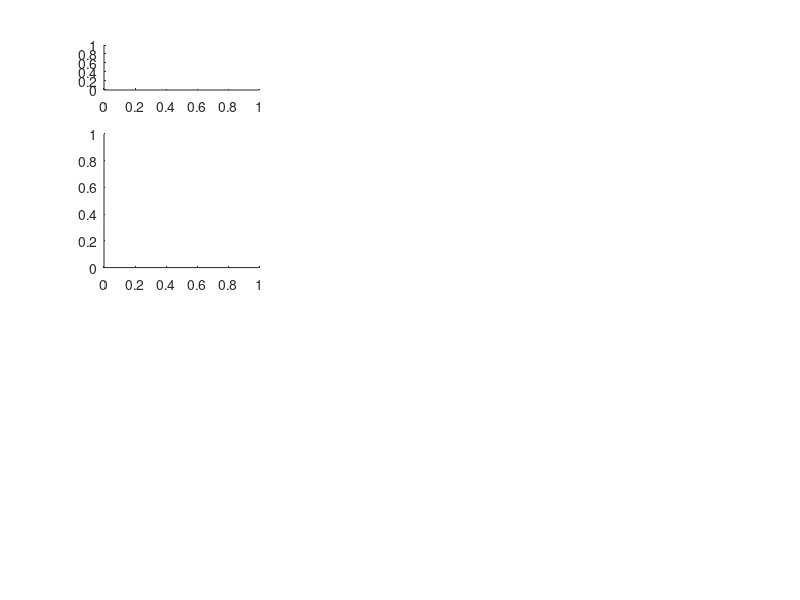

Recreate this plot in MATLAB. (Note: this script raises an error after producing the figure.)
%% multiple file mean
% fpath = uigetdir();
% cd(fpath)
%%
fpath = 'R:\';
folder_prefix = {
    'M-YQ0201-7_FOV7_d1_c1_.2s_.5c_1.2V_t150ms_wt60s_c_rep'
    'M-YQ0201-7_FOV7_d1_c1_.2s_.5c_1.2V_t150ms_wt60s_cw_rep'
    'M-YQ0201-7_FOV7_d1_c1_.2s_.5c_1.2V_t150ms_wt60s_sw_rep'
    };
    
    
figure(2423);clf
intens_all = {};
subplot(3,3,1)
for jj = 1:length(folder_prefix)
flist = dir([fpath '\*' folder_prefix{jj} '*']);

intens_all = [];
spk_t={};
for ii=1:length(flist)
    mov = vm([fpath '\' flist(ii).name]);
    if ii==1&&jj==1
        [roi,~] = clicky_faster(mov);close
    end
    intens = apply_clicky_faster(roi,mov,'no');
    
    n_frame_ignore = 100;
    dt = 1e-3;
    filt_order = 4;
    low_f_lim = 50;
    high_f_lim = inf;
    intens_filt = butterworth_filt(intens(n_frame_ignore+1:end),...
    filt_order,[low_f_lim high_f_lim],1/dt);
    spk_t{ii} = spikefindhyst2(-intens_filt,4.5*median(abs(squeeze(intens_filt))),3*median(abs(intens_filt)),1)+n_frame_ignore;
    intens(1:50)=nan;
    intens_all = [intens_all,butterworth_filt(mat2gray(intens),4,[50,inf],1/dt)];
end

subplot(6,3,jj)
% % pat_intens = waveform_readout(fullfile(fpath,flist(ii).name),3);
% plot((1:length(pat_intens))*dt,pat_intens)
% xlim([0 1.5])
% ylim([0 10])
% y_lim = get(gca,'ylim');
% hold on;
% plot([.525 .525],ylim,'k--')
% xlim([0 1.5])
% ylabel('Blue LED Voltage')

subplot(6,3,[3 6]+jj)
intens_all(1:50,:)=nan;
plot((1:length(intens_all))*dt,intens_all+(0:size(intens_all,2)-1))
y_lim = get(gca,'ylim');
hold on;
plot([.55 .55],ylim,'k--')
xlim([0 1.5])

% subplot(6,3,9+jj)
% raster_plot(spk_t,1e-3,'k')
% xlim([0 1.5])
% y_lim = get(gca,'ylim');
% hold on;
% plot([.525 .525],ylim,'k--')
% ylabel('Trial No.')

subplot(6,3,[12 15]+jj)
t_total = length(intens)*dt;
t_bin = 50e-3;
n_bin = t_total/t_bin;
t_edge = 0:t_bin:t_total;
x_t = t_edge(1:end-1)+t_bin/2;
[cnt,edge]=histcounts(cell2mat(spk_t)*dt,t_edge);
histogram('binedges',t_edge,'bincounts',cnt/t_bin/length(flist))
xlim([0 1.5])
ylim([0 80])
y_lim = get(gca,'ylim');
hold on;
plot([.55 .55],ylim,'k--')
xlabel('Time (s)')
ylabel('Firing Rate (Hz)')
end

figure(2423)
set(findobj(gcf,'type','axes'),'fontsize',14)

% saveas(gcf,[folder_prefix{1}(1:end-5) '.fig'])